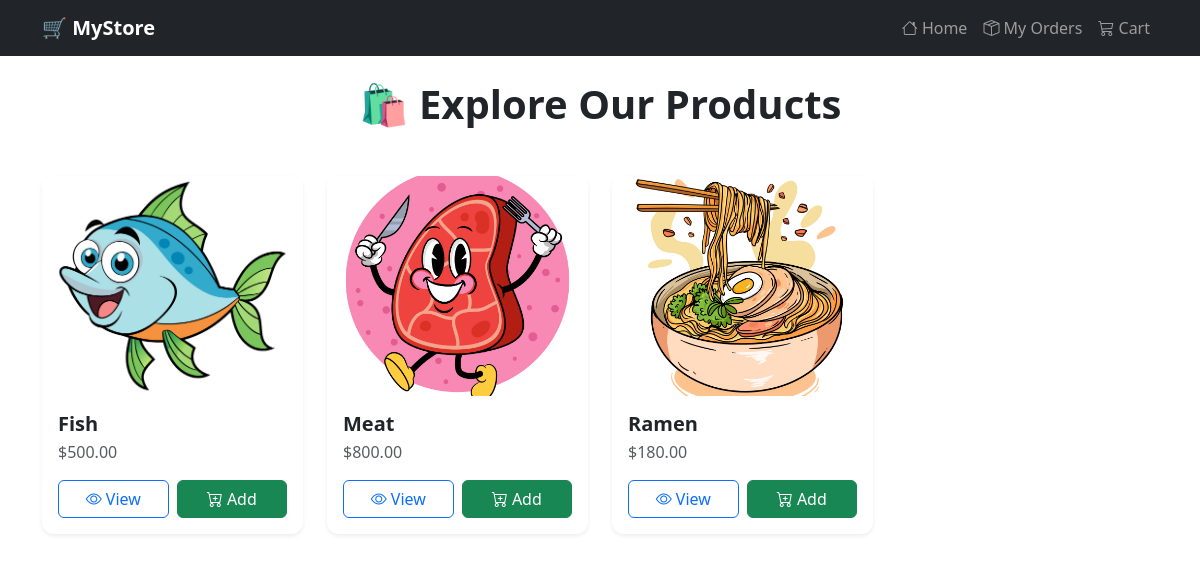
The page / on the database its author committed.
### store/models.py (models this page shows, shortened)
class Product(models.Model):
    name = models.CharField(max_length=255)
    description = models.TextField()
    price = models.DecimalField(max_digits=10, decimal_places=2)
    image = models.ImageField(upload_to='product_images/')
    created_at = models.DateTimeField(auto_now_add=True)

### store/views.py (the view)
# urls.py: path('', views.home, name='home'),
def home(request):
    products = Product.objects.all()
    return render(request, 'store/home.html', {'products': products})

### store/templates/store/home.html (shortened to what this page needs)
{% extends 'store/base.html' %}
{% block content %}
<h2 class="mb-5 fw-bold text-center display-6">🛍️ Explore Our Products</h2>
<div class="row row-cols-1 row-cols-sm-2 row-cols-md-3 row-cols-lg-4 g-4">
    {% for product in products %}
    <div class="col">
        <div class="card h-100 border-0 shadow-sm product-card">
            <div class="product-img-wrapper">
                <img src="{{ product.image.url }}" class="card-img-top" alt="{{ product.name }}">
            </div>
            <div class="card-body d-flex flex-column px-3">
                <h5 class="fw-semibold text-dark mb-1">{{ product.name }}</h5>
                <p class="text-muted mb-3">${{ product.price }}</p>
                <div class="d-flex gap-2 mt-auto">
                    <a href="{% url 'product_detail' product.id %}" class="btn btn-outline-primary w-50">
                        <i class="bi bi-eye"></i> View
                    </a>
                    <a href="{% url 'add_to_cart' product.id %}" class="btn btn-success w-50">
                        <i class="bi bi-cart-plus"></i> Add
                    </a>
                </div>
            </div>
        </div>
    </div>
    {% endfor %}
</div>
{% endblock %}

### store/templates/store/home.html (style rules this page uses)
.product-img-wrapper { height: 220px; overflow: hidden; background: #f8f9fa; border-top-left-radius: .5rem; border-top-right-radius: .5rem; }
.product-img-wrapper img { height: 100%; width: 100%; object-fit: cover; transition: transform 0.4s ease; }
.product-card { border-radius: 0.75rem; transition: box-shadow 0.3s ease; }

### rows shown on the page
Product: image (picture), name "Fish", price "500.00"
Product: image (picture), name "Meat", price "800.00"
Product: image (picture), name "Ramen", price "180.00"
